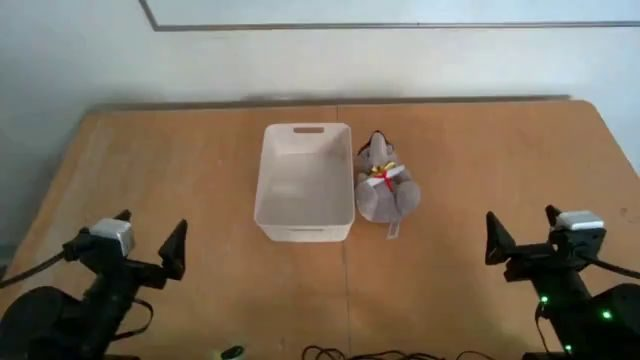
#> input picture dream_library/robots/src/robots/setup_reference/yam_head_0.jpg, 640 x 360 px
$ python -i __init__.py   (imports and definitions only)
#> lines starting #> are read from the running program, lines starting #| are printed output that depends on the picture
"""Face blurring for every DreamLabs surface that reads camera data: scrub before pixels become durable or public.

Camera frames from a robot are pictures of a lab (or a customer's floor) where people work; whoever walks
through the shot must not be identifiable in anything Dream Labs stores, serves, or ships. This module is the one
implementation of that rule, in `shared/` because more than one product reads camera data and the scrub must
behave identically wherever it runs. The deal for a consumer: call `blurrer_for(source).scrub_jpeg(bytes)` (or
`scrub_frame(array)` on a decoded frame, no JPEG round-trip) at the point where camera pixels ENTER your
process, so every sink you have - and every sink you grow later - is downstream of it.

Consumers:

- **dream-robots** (`robots.cameras`, the DreamAPI client on the robot): blurs at capture, on each sampled
  frame, before it is JPEG-encoded into the observation window `dream` posts to DreamAPI. This is the one that
  keeps face data off the API entirely - a face never leaves the box, so nothing the API or a serve touches,
  and nothing a future recording stores, can contain one. `face_blur` in the station config; on by default.
- **the platform's public robots page** (its station camera feeds): every frame re-served to the public
  internet, scrubbed as the bytes arrive from the station.
- **the DreamAPI gateway does NOT call this**: it forwards the observation to the serve verbatim and keeps no
  frame, and blurring the policy's INPUT server-side would be wrong twice (tens of ms on a real-time action
  path; the model must see the scene it was trained on). Blur belongs on the robot (above) and on any recording
  tap, never on the live forward.
  The `dreamlabs-shared[faceblur]` extra keeps opencv out of the gateway image, which imports only contracts.

Detector: YuNet through OpenCV's `FaceDetectorYN` (`models/face_detection_yunet_2026may.onnx`, vendored, MIT;
`models/README.md` has provenance and the refresh recipe). A 230 KB CNN, no GPU: measured 6 ms per 480 px frame
and 18 ms at 960 px, 37 ms end to end for a 960 px frame with a face in it. A frame with no detection is
returned as the camera's original bytes - no re-encode, no cost.

The failure mode that matters is silent: blurring that quietly stops happening keeps serving faces while every
check stays green. So this module fails closed two ways:

1. A FaceBlurrer proves itself at construction - it must detect a synthetic face (`_self_check_frame()`) or
   raise. A model that loads is not a model that infers: the fixed-shape YuNet export silently degrades under
   OpenCV 5.x's ONNX engine (opencv_zoo#44), exactly the kind of break that would turn this into a pass-through.
2. Bytes that cannot be decoded cannot be cleared, so `scrub_jpeg()` raises rather than passing them along; the
   caller decides what "no frame" means on its surface (a frame route answers the 503 an unreachable station
   gets, and its stream ends).

FaceBlurError never carries pixels, so letting it propagate is always safe.

Each frame is scrubbed on its own detections alone - no box is carried between frames - so a moving face
leaves no trail of stale ovals. The cost is that a single-frame detector miss is not covered by a neighbour;
identifiable faces score above #_SCORE_THRESHOLD (>=0.83 measured vs the 0.75 bar), and a trail of blur
where a face used to be was the worse artifact to a viewer. A future consumer that needs miss-coverage should
track the face and blur its PREDICTED current position, not persist old ones. Detections below
#_MIN_FACE_SIDE_PX are deliberately left alone: a face that small identifies nobody, and that scale is where
the detector's tabletop false positives live (a blurred shoe on a public tank tile is its own kind of bug).

Face-LIKE objects are the other false positive: a toy steering wheel whose hub reads as two eyes, a nose and a
mouth scores up to 0.84 on a station's top camera, inside the band real faces reach at hard angles, so no single
score separates them. A detection is therefore blurred when it is a sure face (#_SURE_FACE_SCORE) or when it clears
#_SCORE_THRESHOLD and its box is mostly skin-coloured (#_MIN_SKIN_FRACTION): people have skin in their face,
props mostly do not. A doll with a realistic face passes both and stays blurred; that is accepted, not tuned away.
"""

import logging
import os
import threading
from typing import Any

import cv2
import numpy as np

log = logging.getLogger("platform_api")

## The vendored YuNet weights; `models/README.md` records provenance, checksum and licence.
_MODEL_PATH: str = os.path.join(os.path.dirname(__file__), "models", "face_detection_yunet_2026may.onnx")

## Detector confidence floor, tuned from measurement, not taste. On tabletop robot scenes, false positives -- shoes,
## trays, bench clutter, and skin-coloured clutter, hands and arms that pass the skin gate below -- score below 0.75
## at identifiable size, while real faces of identifiable size score >=0.83. 0.75 keeps every face of identifiable
## size (>=0.83, and the hard-angle LFW set's p5 is 0.76, see #_SURE_FACE_SCORE) and drops the band below it where
## those false positives lie.
_SCORE_THRESHOLD: float = 0.75

## A detection at or above this score is blurred whatever its colour. Measured on LFW faces pasted into 1280x720
## frames at 60-300 px: p1 0.88 as pasted, and p5 0.76, p50 0.90 tilted +-30 deg, squashed for yaw/pitch, defocused
## and dimmed or tinted; a toy steering wheel on a robot's camera scored at most 0.84. 0.85 is above the wheel.
_SURE_FACE_SCORE: float = 0.85

## Below #_SURE_FACE_SCORE a detection is blurred only when at least this fraction of its box is skin-coloured
## (#_skin_fraction). Faces measure p5 0.70 in plain light (0.006 under a strong colour cast, which is why the
## sure-face branch exists); the toy wheel's boxes measure well under 0.30. With both rules, every plain face and
## nearly every hard one blurs (the misses are extreme turns in tinted light scoring 0.60-0.85), and the wheel
## almost never does.
_MIN_SKIN_FRACTION: float = 0.30

## The YCrCb chroma box counted as skin (the classic Chai & Ngan bounds). Chroma only, so it holds across skin
## tones and brightness; a colour cast (a blue LED bar) is what defeats it, see #_MIN_SKIN_FRACTION.
_SKIN_CR: tuple[int, int] = (133, 173)
_SKIN_CB: tuple[int, int] = (77, 127)

## Smallest detection side, in pixels, worth blurring. Below ~20 px a face cannot identify anyone, so blurring
## it protects nothing -- and that scale is where the detector's false-positive density concentrates (a shoe toe
## reads as a 12x14 px face at score 0.60). A person anywhere NEAR a station is hundreds of
## pixels; this floor only excludes people several metres into the background, who are unidentifiable anyway.
_MIN_FACE_SIDE_PX: int = 20

## Non-maximum-suppression overlap for the detector.
_NMS_THRESHOLD: float = 0.3

## Most detections kept per frame; a lab scene has nowhere near this many people.
_TOP_K: int = 64

## Fraction of a detection's width/height added on each side before the oval is drawn. YuNet crops tight
## around the facial features; hair, ears, chin and glasses identify a person too, and the oval trims the
## padded box's corners back off so the padding does not become a big rectangle.
_PAD_FRAC: float = 0.35

## Widest frame the detector sees: a wider one is detected on a copy shrunk to this width and the boxes scaled
## back. YuNet's cost grows with the input area, and on a YAM station PC (Ryzen 7 7730U) one detect took 35 to 50 ms at
## 1280x720 against 11 to 15 ms at 640x360, too much for three capture threads that each scrub five 720p frames a
## second beside a live encoder that scrubs 30 a second per camera. 640 is the live encoder's own frame width,
## so the live path is detected at its own size, and a 720p frame is detected at half scale: a face the
## detector needs 20 px for is 40 px in the frame, smaller than any face a bench camera sees. The synthetic
## self-check face is detected down to about 200 px on a side; narrower is not a face the detector was trained on.
DETECT_MAX_WIDTH: int = 640

## Cells across a face patch in the mosaic. 6 leaves a face-shaped blob and no face.
_MOSAIC_CELLS: int = 6

## Ellipse semi-axes as a fraction of the padded box's half-width/height. Below 1.0 so the oval sits inside
## the box with room for its feathered edge; the box was already padded past the tight face, so the face is
## well within the solid centre of the oval.
_OVAL_AXIS_FRAC: float = 0.92

## Feather width of the oval's edge as a fraction of the smaller box side. The blend runs from fully scrubbed
## at the face to untouched at the oval's rim over this band, so there is no hard rectangle and no hard oval.
_OVAL_FEATHER_FRAC: float = 0.18

## JPEG quality of the re-encode a frame WITH a face pays; a frame without one is returned as the original bytes.
_REENCODE_QUALITY: int = 90


class FaceBlurError(Exception):
    """The frame could not be cleared for the public: the detector is unusable, or the bytes are.

    Raised at construction when the model is missing, will not load, or fails its self-check, and per frame when
    the JPEG cannot be decoded. The frame routes answer it with the same 503 an unreachable station gets.
    """


# [17 lines left out: function blurrer_for, not called in this run]


class FaceBlurrer:
    """One camera source's face scrubber: a YuNet detector over a single frame at a time.

    Each frame is scrubbed on its own detections only - nothing carries between frames, so a moving face
    leaves no trail of blurred ovals behind it. One blurrer per camera source (blurrer_for()) so two
    stations' viewers scrub in parallel; the detector is not reentrant, so its calls are taken under a lock.
    """

    def __init__(self, model_path: str = _MODEL_PATH) -> None:
        """Loads the detector and proves it detects; see the module docstring on failing closed.

        @param model_path The YuNet ONNX weights; the vendored copy by default.
        @throws FaceBlurError When the weights are missing, will not load, or do not detect the synthetic face.
        """
        if not os.path.isfile(model_path):
            raise FaceBlurError(f"face detector weights missing: {model_path}")
        try:
            self._detector = cv2.FaceDetectorYN.create(
                model_path, "", (320, 320), _SCORE_THRESHOLD, _NMS_THRESHOLD, _TOP_K
            )
        except cv2.error as error:
            raise FaceBlurError(f"face detector would not load ({model_path}): {error}") from error
        self._lock = threading.Lock()
        self._size: tuple[int, int] | None = None  # (w, h) the detector is currently sized for
        check = cv2.imencode(".jpg", _self_check_frame())[1].tobytes()
        if self.scrub_jpeg(check) == check:
            raise FaceBlurError(
                f"face detector loaded but did not detect the self-check face ({model_path}); "
                "refusing to pass frames through unblurred"
            )

    # [174 lines left out: functions scrub_jpeg, scrub_frame, _boxes, _skin_fraction, _self_check_frame, _pad_box and 2 more, not called in this run]


## The per-source blurrers of blurrer_for(); a fixed set of station ids, so bounded.
_blurrers: dict[str, FaceBlurrer] = {}

## Guards #_blurrers; each FaceBlurrer then carries its own lock.
_blurrers_lock = threading.Lock()

>>> import cv2
>>> picture = cv2.imread('../../dream_library/robots/src/robots/setup_reference/yam_head_0.jpg', cv2.IMREAD_GRAYSCALE)
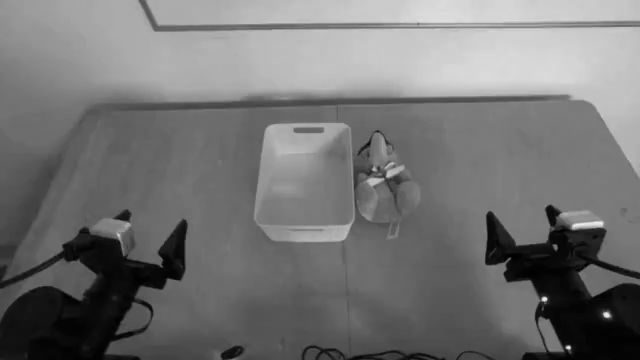
#> picture: shape (360, 640); min 0, max 241, mean 115.9
#> (the run stopped early here; a loop or call above may not have finished)

$ run again, on dream_library/robots/src/robots/setup_reference/yam_head_1.jpg
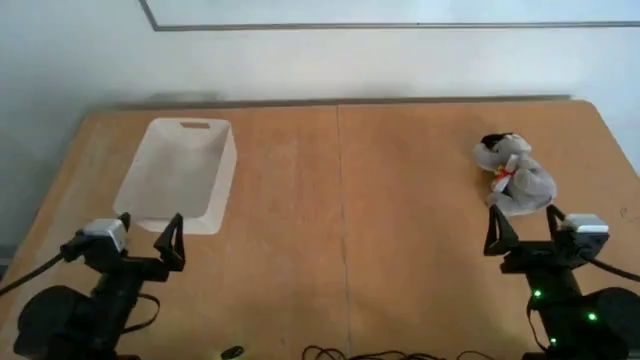
#> input picture dream_library/robots/src/robots/setup_reference/yam_head_1.jpg, 640 x 360 px
#> `picture = cv2.imread('../../dream_library/robots/src/robots/setup_refe..`:
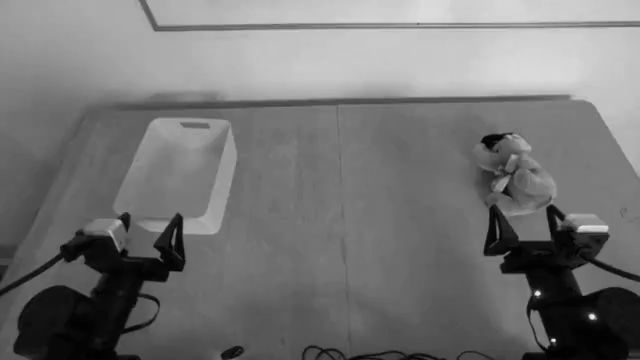
#> picture: shape (360, 640); min 0, max 239, mean 116.7
